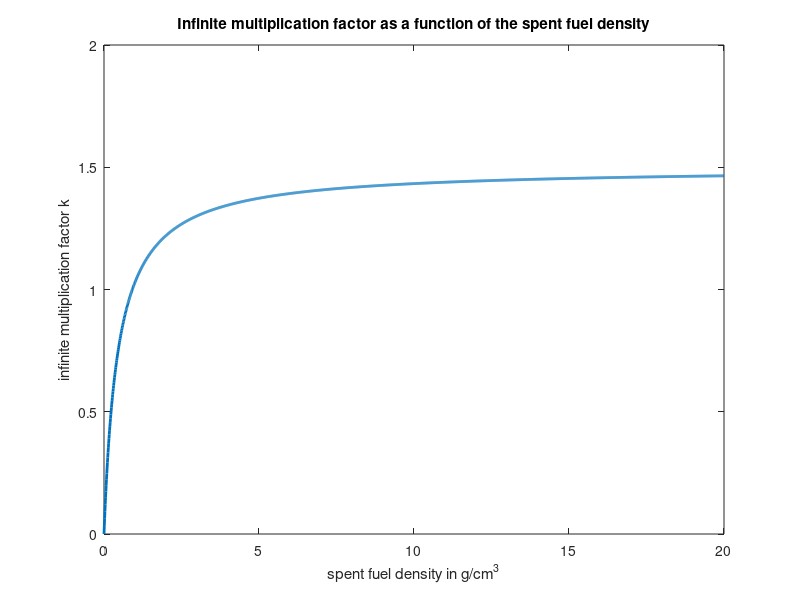

This chart was generated by the following MATLAB code:

%% c)
clc;
clear all;
close all;

%All constants
N_A = 6.022*10^23; % per mol

%Number densities in original spent fuel mixture. per cm^3
N_FP_PF = 1.93*10^21;
N_235_PF = 1.45*10^21;
N_238_PF = 4.59*10^22;
N_TOTAL = N_FP_PF + N_235_PF + N_238_PF;
rho_U = 19.1; %g/cm^3
barnConversion = 10^(-24); % to cm^2

%Constants from table
nu235 = 2.43;
 %in barns:
 sigmaF235 = 584 * barnConversion;
 sigmaC235 = 98* barnConversion;
 sigmaC238 = 2.7* barnConversion;
 sigmaCFP = 135* barnConversion;
 sigmaCH2O = 0.68* barnConversion;
 sigmaCHNO3 = 2.22* barnConversion;
 M_H2O = 18; % g per mol
 M_U = 237.9004; % g per mol.
 concentration_HNO3 = 0.007; % mol per cubic centimeter
 
 %Calculate fixed number densities for H2O and NHO3:
 N_H2O = N_A/M_H2O; % number per cm^-3
 N_HNO3 = concentration_HNO3*N_A; % number per cm^-3
 
 %Vector containing the different concentrations for the SF mixture:
 concentrationSF = 0:0.01:20; %g/cm^-3;
 kINF = zeros(1,length(concentrationSF));
 
 epsilon = 1;
 f = 1;
 p = 1;
 
 disp(M_U * N_A);
 
 for i = 1:1:length(concentrationSF)
     
     %Calculate all number densities:
     N_TOTAL_DILUTED = concentrationSF(i) / M_U * N_A;
     N_FP_LM = N_FP_PF/ N_TOTAL * N_TOTAL_DILUTED;
     N_235_LM = N_235_PF /N_TOTAL * N_TOTAL_DILUTED;
     N_238_LM = N_238_PF /N_TOTAL * N_TOTAL_DILUTED;
     
     sigma_TOTAL_FISSION = sigmaF235 * N_235_LM; %Only Uranium 235 contributes
     sigma_TOTAL_ABSORPTION = (sigmaC235+sigmaF235) * N_235_LM + sigmaC238 * N_238_LM + sigmaCFP * N_FP_LM + sigmaCH2O * N_H2O + sigmaCHNO3 * N_HNO3;
     
     nu = nu235 * sigma_TOTAL_FISSION / sigma_TOTAL_ABSORPTION;
     
     kINF(i) = nu * epsilon * f * p;
 end
 
 checkittt = 105.7 .* concentrationSF ./ (32.1 + 70.6 .* concentrationSF );

plot(concentrationSF, kINF,'LineWidth',2);

set(gca,'FontSize',10) % make fontsize bigger
set(gcf,'color','w'); % Set bg color to white

%Polish the axes
newLim = get(gca,'XLim'); 
newx = linspace(newLim(1), newLim(2), 20); 



xlabel('spent fuel density in g/cm^3')
ylabel('infinite multiplication factor k')
title('Infinite multiplication factor as a function of the spent fuel density')

%% PART 2

R = 1.3;
H = 3;
D = 1.3;
alpha0 = 2.4048;

B_g = sqrt( (pi/H)^2 + (alpha0/R)^2) * 100; % 1/cm

rholmsf = 0.80;
%disp(D * B_g^2)

%k_for_e = 105.7 * rholmsf / (70.6 * rholmsf + 32.1 + D * B_g^2 );


%RETRY, hopefully correct:

k_inf_e = 143.5 * rholmsf / (43.61 + 96.81 * rholmsf);
L_squared = D / (0.0706 * rholmsf+0.0321);
P_for_e = (1/ L_squared * B_g^2);

k_for_e = k_inf_e * P_for_e;



%% PART 3 calculating l_eff

R = 1.3*10^(-2);
H = 3*10^(-2);
D= 1.3;
alpha0 = 2.4048;

B_g = sqrt( (pi/H)^2 + (alpha0/R)^2);

rho_SF_mistake = 0.95; %g/cm^3
t_d = 13; %s
u = 2*10^7; %m/s
beta = 0.006;



sigma_a = 0.0706 * rho_SF_mistake + 0.0321;
L = sqrt(D/sigma_a);

l = 1 / ( sigma_a * u * (1 + L^2 * B_g ^ 2));
l_eff = (1-beta) * l + beta * (l + t_d);

k_inf_h = 143.5 * rho_SF_mistake / (43.61 + 96.81 * rho_SF_mistake);
P_for_h = (1/ L_squared * B_g^2);

k_for_h = k_inf_h * P_for_h;


waiting_time = log(10) * l_eff / (k_for_h - 1)
